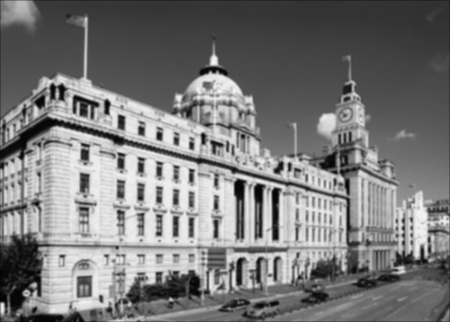
%> input picture course/图像处理/锐化/im/Grayblur6.png, 450 x 322 px
$ octave --eval "Roberts(imread('im/Grayblur6.png'));"   (GNU Octave 9; MATLAB toolbox functions it lacks are replaced by stand-ins)
%> lines starting %> are read from the running program, lines starting %| are printed output that depends on the picture
function [ ] = Roberts( Im0 )
% im=imread('im/Grayblur6.png');
% Roberts(im )
[m0,n0,c]=size(Im0);
%> m0 = 322; n0 = 450; c = 1
imshow(Im0);title('原始图像');
if c==3
    Im0=rgb2gray(Im0);
end
Im=zeros(m0,n0);
Im0=double(Im0);

for i=2:m0-1
    for j=2:n0-1
        Im(i,j)=abs(Im0(i+1,j+1)-Im0(i,j))+abs(Im0(i+1,j)-Im0(i,j+1));
    end
end
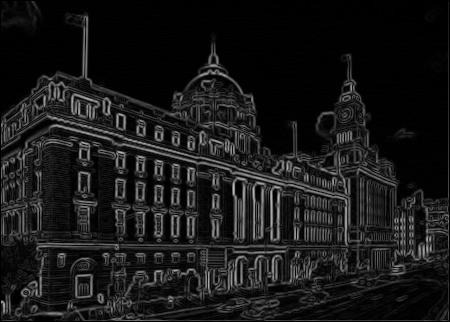
%> Im: size 322x450 double; min 0, max 189, mean 24.5
im2=uint8(Im0+Im);
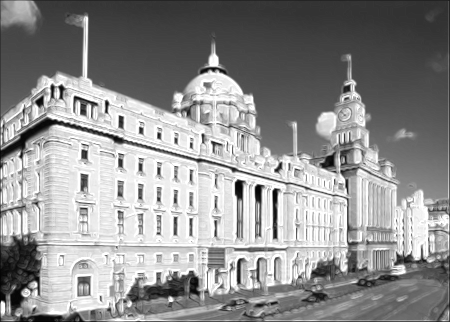
%> im2: size 322x450 uint8; min 3, max 255, mean 144.3
figure;imshow(im2);title('Roberts锐化叠加图像');

im_L0=uint8(Im);
figure;imshow(im_L0);title('Roberts锐化图像');


end
